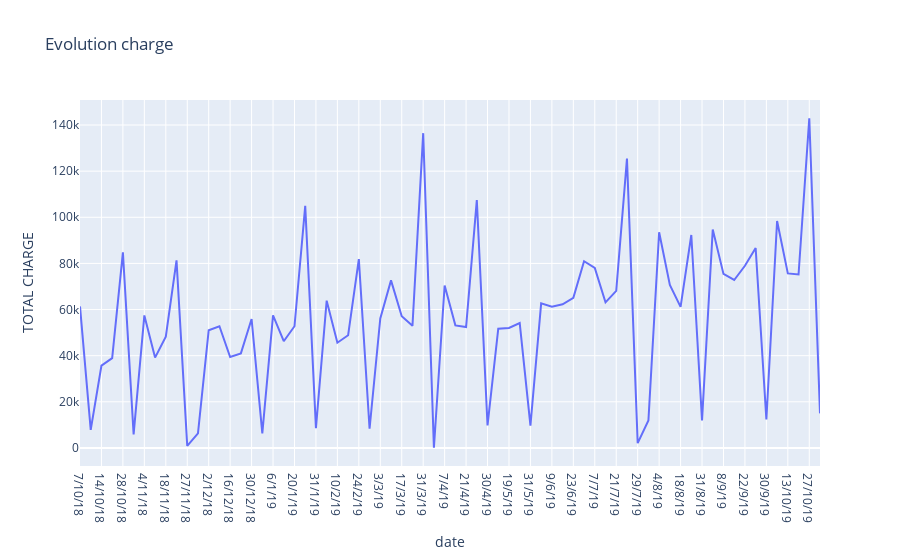

The notebook cell saved with this chart:
### Code cell
fig = px.line(df, x="date", y="TOTAL CHARGE", title='Evolution charge')
fig.show()

### Figure 1 — Plotly figure (JSON) as saved in the notebook; plotly's stock layout.template omitted (floating-point values rounded to 4 significant figures)
{"data": [{"hovertemplate": "date=%{x}<br>TOTAL CHARGE=%{y}<extra></extra>", "legendgroup": "", "line": {"color": "#636efa", "dash": "solid"}, "mode": "lines", "name": "", "orientation": "v", "showlegend": false, "type": "scatter", "x": ["7/10/18", "8/10/18", "14/10/18", "21/10/18", "28/10/18", "31/10/18", "4/11/18", "11/11/18", "18/11/18", "25/11/18", "27/11/18", "30/11/18", "2/12/18", "9/12/18", "16/12/18", "23/12/18", "30/12/18", "31/12/18", "6/1/19", "13/1/19", "20/1/19", "27/1/19", "31/1/19", "3/2/19", "10/2/19", "17/2/19", "24/2/19", "28/2/19", "3/3/19", "10/3/19", "17/3/19", "24/3/19", "31/3/19", "1/4/19", "7/4/19", "14/4/19", "21/4/19", "28/4/19", "30/4/19", "12/5/19", "19/5/19", "26/5/19", "31/5/19", "2/6/19", "9/6/19", "16/6/19", "23/6/19", "30/6/19", "7/7/19", "14/7/19", "21/7/19", "28/7/19", "29/7/19", "31/7/19", "4/8/19", "11/8/19", "18/8/19", "25/8/19", "31/8/19", "1/9/19", "8/9/19", "15/9/19", "22/9/19", "29/9/19", "30/9/19", "6/10/19", "13/10/19", "20/10/19", "27/10/19", "30/10/19"], "xaxis": "x", "y": [61370.0, 7800, 35700.0, 38950.0, 84770.0, 5889.0, 57470.0, 39170.0, 48240.0, 81310.0, 900, 6335.0, 51020.0, 52740.0, 39440.0, 40980.0, 55900.0, 6344.0, 57500.0, 46260.0, 52760.0, 104900.0, 8576.0, 63850.0, 45620.0, 48860.0, 81880.0, 8307, 56130.0, 72640.0, 57120.0, 52940.0, 136500.0, 100, 70440.0, 53130.0, 52400.0, 107400.0, 9768.0, 51720.0, 51990.0, 54130.0, 9652.0, 62680.0, 61220.0, 62270.0, 65050.0, 80950.0, 78070.0, 63130.0, 68080.0, 125400.0, 2100, 11900.0, 93540.0, 70710.0, 61160.0, 92310.0, 11920.0, 94710.0, 75430.0, 72820.0, 78990.0, 86660.0, 12330.0, 98370.0, 75650.0, 75200.0, 142900.0, 15000], "yaxis": "y"}], "layout": {"legend": {"tracegroupgap": 0}, "title": {"text": "Evolution charge"}, "xaxis": {"anchor": "y", "domain": [0, 1], "title": {"text": "date"}}, "yaxis": {"anchor": "x", "domain": [0, 1], "title": {"text": "TOTAL CHARGE"}}}}
